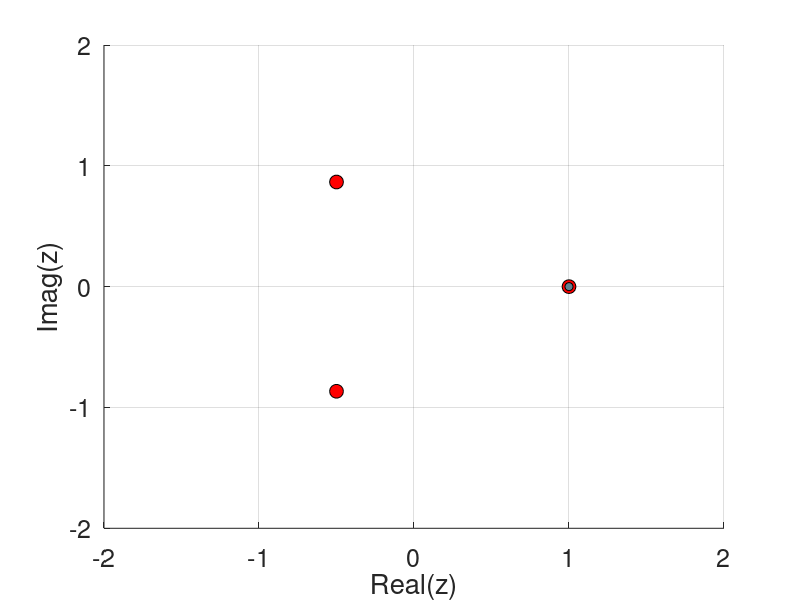

Reproduce this figure in MATLAB.
clc; clear; close all;
%% data
% function
f = @(z) z.^3-1;
df = @(z) 3*z.^2;
fzeros = [1 + 0i;...
          -.5 + 3^.5/2*1i;...
          -.5 - 3^.5/2*1i];

% grid
hm = 1;
LL = 2; dz = LL/hm/10;
xx = -LL:dz:LL; yy = -LL:dz:LL;


% initial guess
% xp = -LL:LL/hm:LL; yp = -LL:LL/hm:LL;
% p0 = reshape(xp'+(yp*1i),1,(hm*2+1)^2);
p0 = -1;

%% loop
mm = 20;
xcol = (real(p0')/2+LL)/LL/2;
ycol = (imag(p0')/2+LL)/LL/2;
ncol = zeros(hm,1);
col = [xcol ycol 1-(xcol+ycol)/2];
hold on
for inst = 1:mm
    plot(real(fzeros),imag(fzeros),'ko','markersize',10,'markerfacecolor','r')
    for jp = 1:length(p0)
        plot(real(p0(jp)),imag(p0(jp)),'ko','markersize',6,...
            'markerfacecolor',col(jp,:))
    end
    drawnow
    pause(.5)
    if inst <mm
        clf
    end
    hold on
    ylim([-2 2])
    xlim([-2 2])
    grid on
    set(gca,'fontsize',18)
    xlabel('Real(z)')
    ylabel('Imag(z)')
    
    p0 = p0 - f(p0)./df(p0);
end